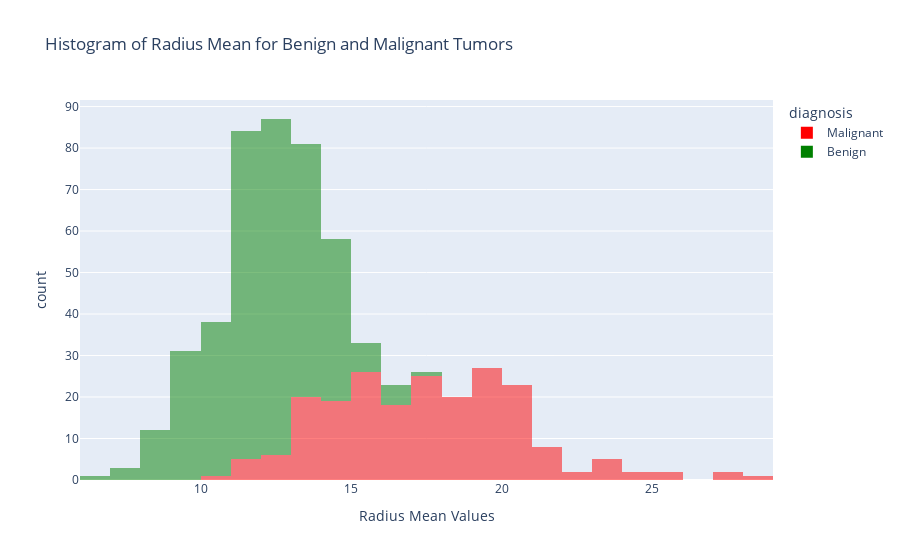

Source (notebook cell):
### Markdown cell above
<div style="text-align: left;">
    <h5><strong>Histogram of Radius Mean for Benign and Malignant Tumors</strong></h5>
</div>

### Code cell
import plotly.express as px
import pandas as pd

# Convert diagnosis column to categorical for better plotting
df['diagnosis'] = pd.Categorical(df['diagnosis'])

# Map "M" to "Malignant" and "B" to "Benign" in the diagnosis column
df['diagnosis'] = df['diagnosis'].map({'M': 'Malignant', 'B': 'Benign'})

# Create a histogram using Plotly
fig = px.histogram(df, x="radius_mean", color="diagnosis", nbins=30,
                   color_discrete_sequence=['red', 'green'],
                   labels={"radius_mean": "Radius Mean Values", "count": "Frequency"},
                   title="Histogram of Radius Mean for Benign and Malignant Tumors",
                   opacity=0.5)

# Update legend labels
fig.update_traces(marker=dict(opacity=0.5), selector=dict(type='histogram'))
fig.update_layout(showlegend=True)

# Show the plot
fig.show()

### Figure 1 — Plotly figure (JSON) as saved in the notebook; plotly's stock layout.template omitted (floating-point values rounded to 4 significant figures; data arrays with more than 128 entries replaced by an {"elided": "..."} marker saying what was removed)
{"data": [{"alignmentgroup": "True", "bingroup": "x", "hovertemplate": "diagnosis=Malignant<br>Radius Mean Values=%{x}<br>count=%{y}<extra></extra>", "legendgroup": "Malignant", "marker": {"color": "red", "opacity": 0.5, "pattern": {"shape": ""}}, "name": "Malignant", "nbinsx": 30, "offsetgroup": "Malignant", "orientation": "v", "showlegend": true, "type": "histogram", "x": {"elided": "212 float values"}, "xaxis": "x", "yaxis": "y"}, {"alignmentgroup": "True", "bingroup": "x", "hovertemplate": "diagnosis=Benign<br>Radius Mean Values=%{x}<br>count=%{y}<extra></extra>", "legendgroup": "Benign", "marker": {"color": "green", "opacity": 0.5, "pattern": {"shape": ""}}, "name": "Benign", "nbinsx": 30, "offsetgroup": "Benign", "orientation": "v", "showlegend": true, "type": "histogram", "x": {"elided": "357 float values"}, "xaxis": "x", "yaxis": "y"}], "layout": {"barmode": "relative", "legend": {"title": {"text": "diagnosis"}, "tracegroupgap": 0}, "showlegend": true, "title": {"text": "Histogram of Radius Mean for Benign and Malignant Tumors"}, "xaxis": {"anchor": "y", "domain": [0, 1], "title": {"text": "Radius Mean Values"}}, "yaxis": {"anchor": "x", "domain": [0, 1], "title": {"text": "count"}}}}
